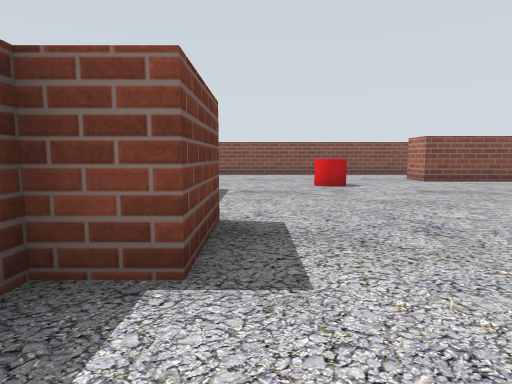
View 1 (above)

15 first-person views from a walk through a world built for the Gazebo simulator. The camera is 0.38 m above the floor, tilts 6° down and sees 75° across. The floor is counted in squares, 0.5 m on a side. Each view is taken from the middle of a square. On the plan, view 1 faces up. The plan holds only what a view shows up to about 11 squares ahead; the rest is blank. The place goes on beyond the plan. Some stock models are drawn as simple stand-ins. Some surface patterns are stand-ins.

View 2
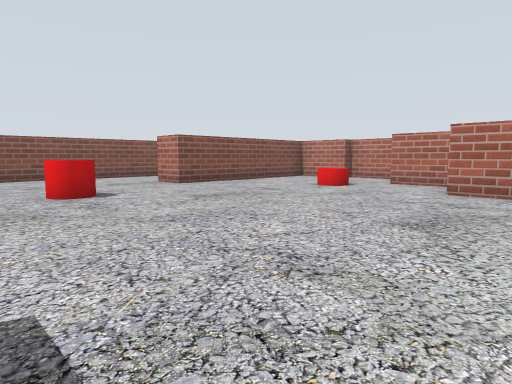

View 3
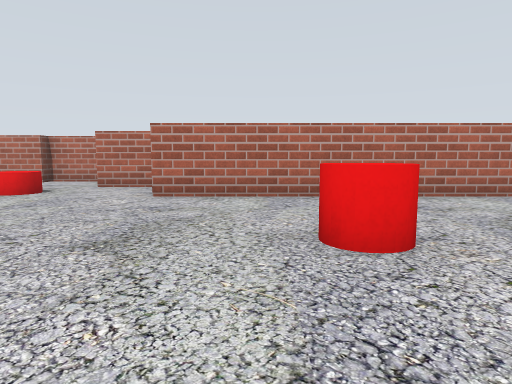

View 4
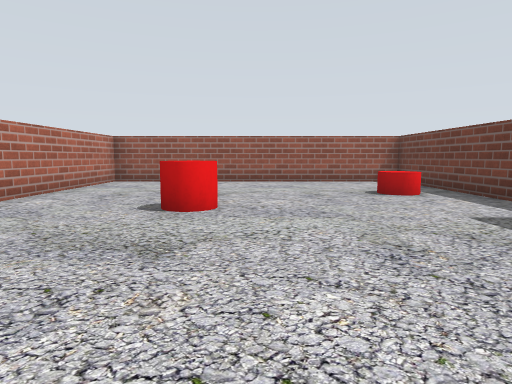

View 5
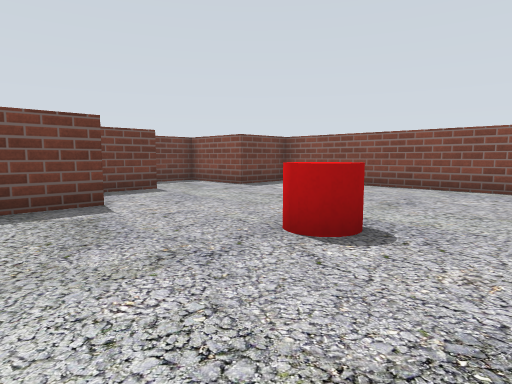

View 6
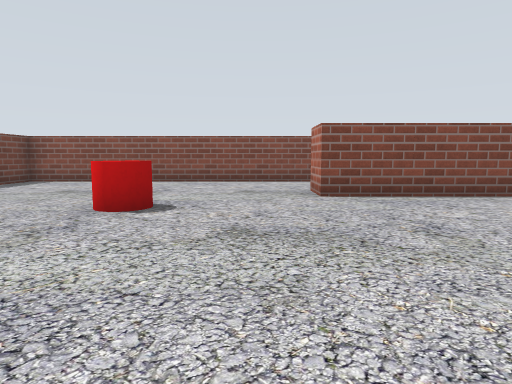

View 7
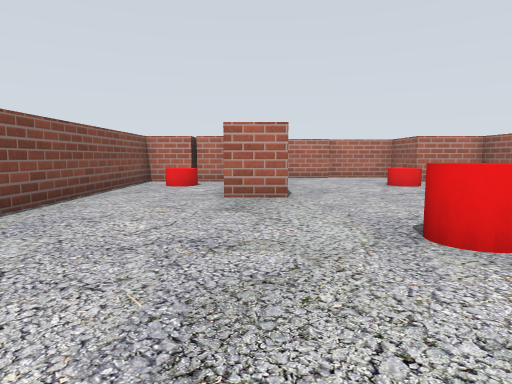

View 8
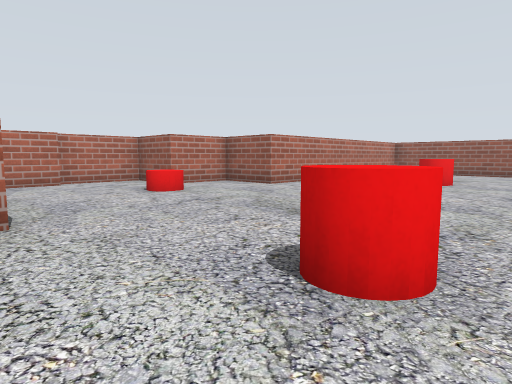

View 9
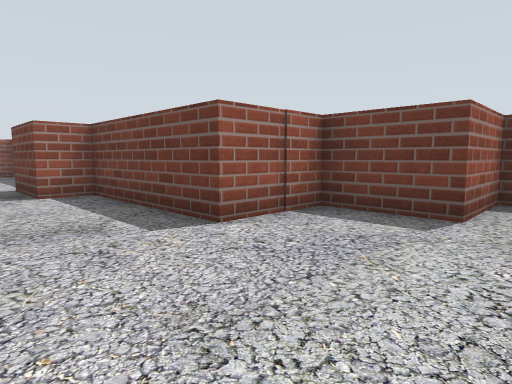

View 10
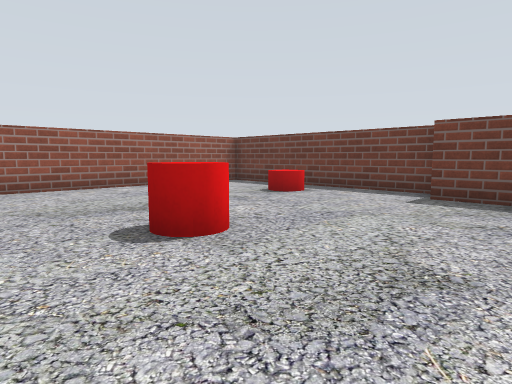

View 11
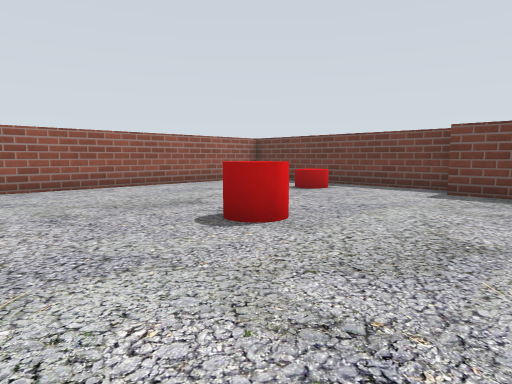

View 12
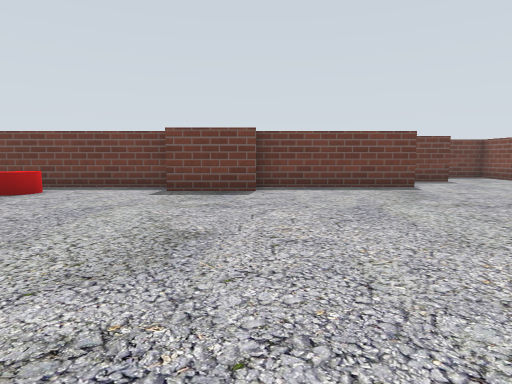

View 13
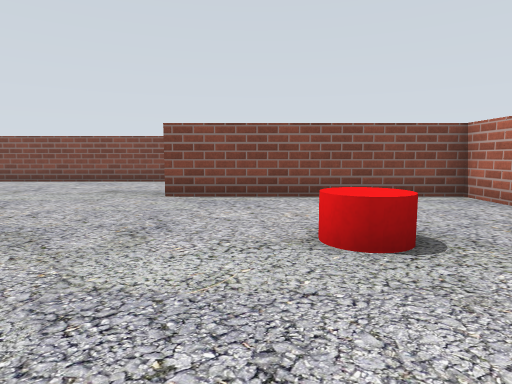

View 14
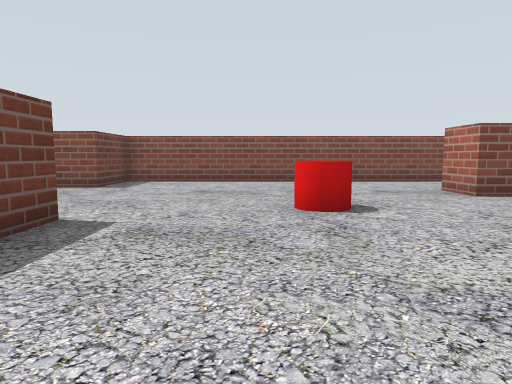

View 15
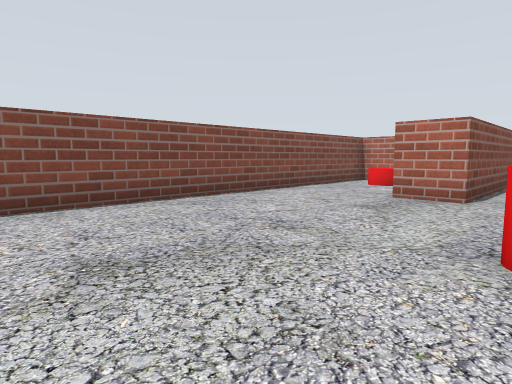

### Floor plan
Points are (right, up) in squares from view 1. A wall is a line through its corners. A room is listed if a view was taken in it or the views show most of it. See-through windows are left out.
Room 1 (views 1, 2, 3, 4, 5, 6, 7, 8, 9, 10, 11, 12, 13, 14, 15)
walls: (9.4, 12) (9.4, 14.4) (-3, 14.4) (-3, 12.4) (-5.4, 12.4) (-5.4, 10) (-3.4, 10) (-3.4, 8) (-1.4, 8) (-1.4, 4) (-0.4, 4) (-0.4, 2) (-1.4, 2) (-1.4, -4.4) (7.4, -4.4) (7.4, 4) (9.4, 4) (9.4, 6) (11.4, 6) (11.4, 8.4) (11, 8.4) (11, 10.4) (5.2, 10.4) (5.2, 11.6)
objects: red cylinder (0, -1); drink can (2, 9); drink can (4, 1); red cylinder (8, 7); red cylinder (8, 13)

Positions as (right, up) in squares from view 1, and headings:
1: (0, 0), facing up
2: (0, 2), facing up-right
3: (1, 2), facing right
4: (3, 6), facing down
5: (4, 6), facing up-left
6: (4, 4), facing up
7: (-1, 11), facing right
8: (1, 11), facing down-right
9: (1, 11), facing down-left
10: (6, 4), facing down-left
11: (7, 4), facing down-left
12: (7, 4), facing left
13: (7, 4), facing up
14: (1, 4), facing up
15: (-1, 9), facing up-right
